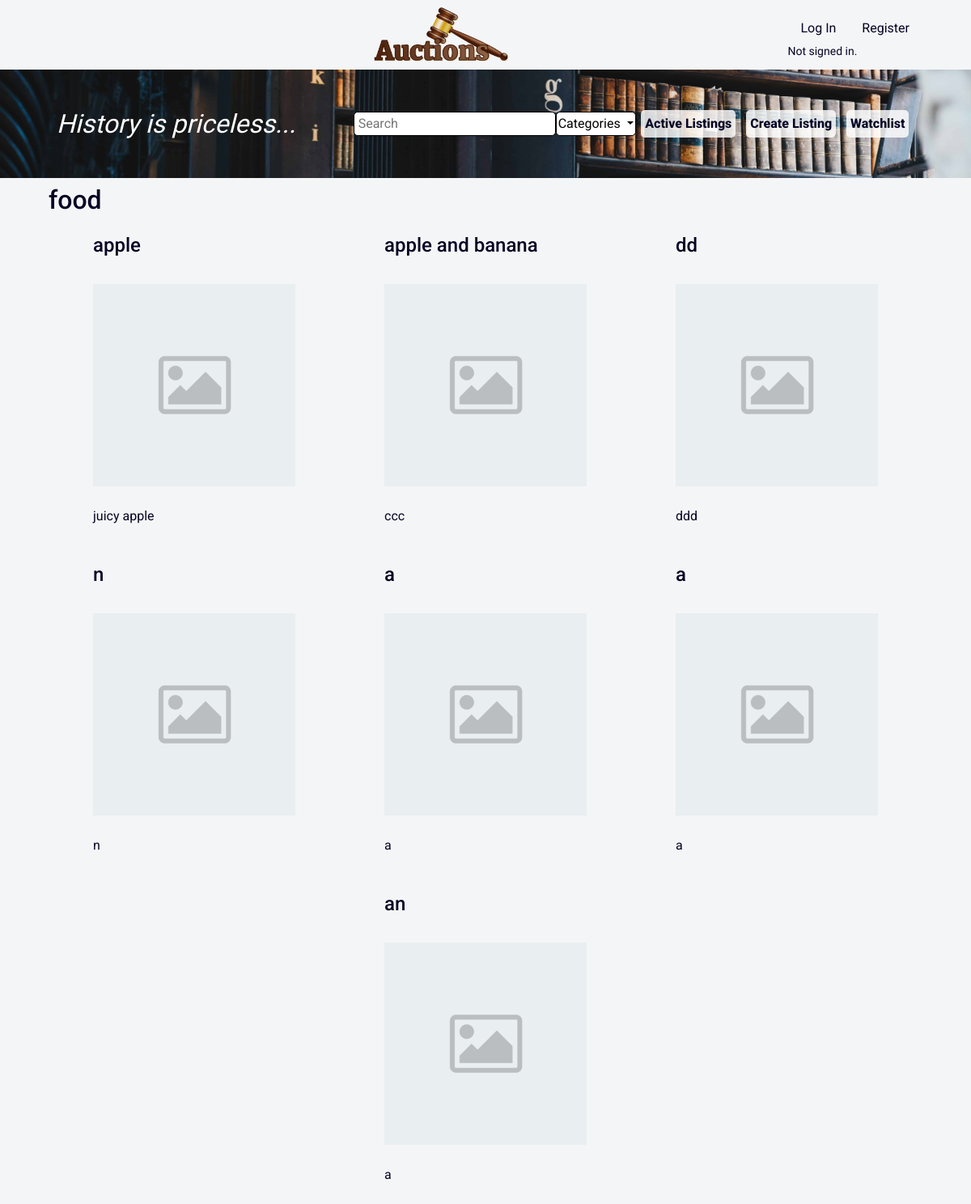
The page /category/food on the database as committed earlier.
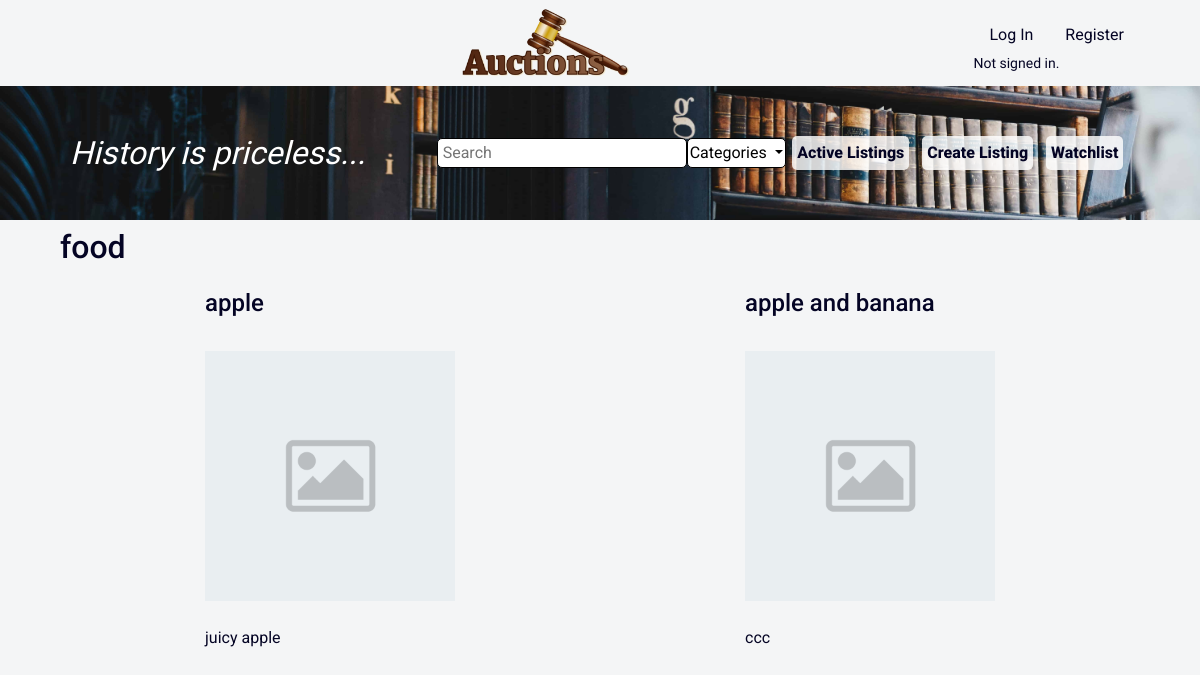
The same page on the database as committed later.
### auctions/models.py (models this page shows, shortened)
class Category(models.Model):
    category = models.CharField(max_length=64)
    def __str__(self):
        return self.category

class Listing(models.Model):
    title = models.CharField(max_length=64)
    description = models.TextField(max_length=500)
    image = models.ImageField(default='default.png')
    start_bid = models.DecimalField(max_digits=12, decimal_places=2)
    date_created = models.DateTimeField(default=timezone.now)
    category = models.ForeignKey(Category, default=None, on_delete=models.CASCADE)
    user = models.ForeignKey(User, on_delete=models.CASCADE)
    comment = models.ManyToManyField(Comment, default=None)
    bid = models.ManyToManyField(Bid, default=None)
    status = models.BooleanField(default=False)

### auctions/views.py (the view, shortened to what this page needs)
# urls.py: path("category/<str:category_name>", views.category, name="category"),
def category(request, category_name):
    category = Category.objects.get(category=category_name)
    listing_category = Listing.objects.filter(category=category)
    if listing_category:
        return render(request, "auctions/category.html", {
            "category": category.category,
            "listings": listing_category,
            "categories": Category.objects.all()
            })

### auctions/templates/auctions/category.html (shortened to what this page needs)
{% extends "auctions/layout.html" %}
{% block body %}
<div class="background">
    <div class="margin flex">
        <div class="flex1">
            <div class="history">History is priceless...</div>
        </div>
        <div class="flex flex2">
            <form action="{% url 'search' %}">
                <input class="search" type="text" name="q" placeholder="Search">
            </form>
            <div class="dropdown">
                <button class="categories dropdown-toggle" type="button" id="dropdownMenuButton" data-toggle="dropdown" aria-haspopup="true" aria-expanded="false">
                    Categories
                </button>
            </div>
            <a class="flex-item" href="{% url 'index' %}">Active Listings</a>
            <a class="flex-item" href="{% url 'create' %}">Create Listing</a>
            <a class="flex-item" href="{% url 'watchlist' %}">Watchlist</a>
        </div>
    </div>
</div>
<h2 class="margin">{{ category }}</h2>
<div class="margin flex">
    {% for listing in listings %}
    <a class="flex-item listing" href="{% url 'item' listing.title %}">
        <h4>{{ listing.title }}</h4>
        <img src="{{ listing.image.url }}" alt="image" style="width: 250px; height: 300px;">
        <p>{{ listing.description }}</p>
    </a>
    {% endfor %}
</div>
{% endblock %}

### auctions/templates/auctions/layout.html (shortened to what this page needs)
{% load static %}
<!DOCTYPE html>
<html lang="en">
    <head>
        <link rel="stylesheet" href="https://stackpath.bootstrapcdn.com/bootstrap/4.4.1/css/bootstrap.min.css">
        <link href="{% static 'auctions/styles.css' %}" rel="stylesheet">
    </head>
    <body>
    <div class="margin flex">
        <a href="{% url 'index' %}"><img class="logo" src="{% static 'auctions/images/AuctionsLogo.png' %}" alt="logo"></a>
        <div>
            <ul class="nav">
                {% if user.is_authenticated %}
                <li class="nav-item">
                    <a class="nav-link" href="{% url 'logout' %}">Log Out</a>
                </li>
                {% else %}
                <li class="nav-item">
                    <a class="nav-link" href="{% url 'login' %}">Log In</a>
                </li>
                <li class="nav-item">
                    <a class="nav-link" href="{% url 'register' %}">Register</a>
                </li>
                {% endif %}
            </ul>
            {% if user.is_authenticated %}
            <h6>Signed in as <strong>{{ user.username }}</strong>.</h6>
            {% else %}
            <h6>Not signed in.</h6>
            {% endif %}
        </div>
    </div>
        {% block body %}
        {% endblock %}
    </body>
</html>

### auctions/static/auctions/styles.css (style rules this page uses)
body { background-color: #2533440c; font-family: Roboto; color: rgb(4, 4, 36) }
a { color: rgb(4, 4, 36) }
.logo { height: 70px; }
h6 { font-family: Arapey; font-size: 14px; margin: 0; }
.history { font-family: Arapey; font-style: italic; font-size: 2rem; color: white; }
.background .flex-item { font-size: 1rem; font-weight: 800; background-color: rgba(255, 255, 255, 0.815); padding: 5px; border-radius: 5px; }
.flex { display: flex; justify-content: space-between; align-items: center; flex-wrap: wrap; }
.margin { margin: 1vh 5vw; }
.flex1 { margin-top: 5vh 0; flex: 1; padding: 10px; }
.flex2 { margin: 5vh 0; flex: 2; padding: 10px; }
.background { background-image: url('images/books.jpg'); background-repeat: no-repeat; background-size: 100%; }
.flex-item { margin: auto; padding: 15px; }
.search { width: 250px; padding: 2px 5px; outline: none; border: 0.5px solid black; border-radius: 5px; }
.categories { padding: 2px; border: 0.5px solid black; background-color: white; border-radius: 5px; }
img { object-fit: contain; }

Rows that differ between the two databases and show on the page:
removed Listing: title "dd", image (placeholder picture), description "ddd"
removed Listing: title "n", image (placeholder picture), description "n"
removed Listing: title "a", image (placeholder picture), description "a"
removed Listing: title "a", image (placeholder picture), description "a"
removed Listing: title "an", image (placeholder picture), description "a"
